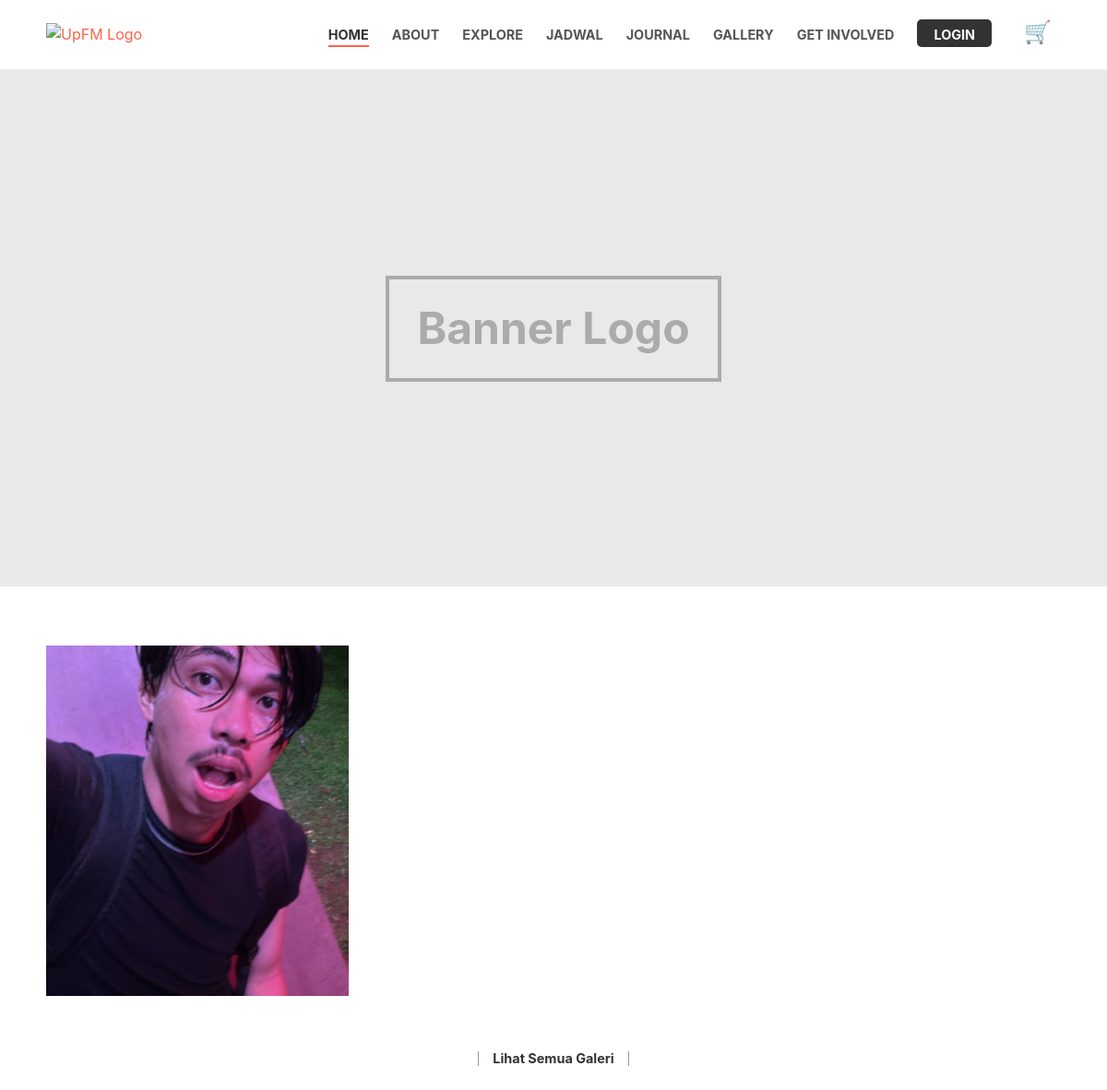
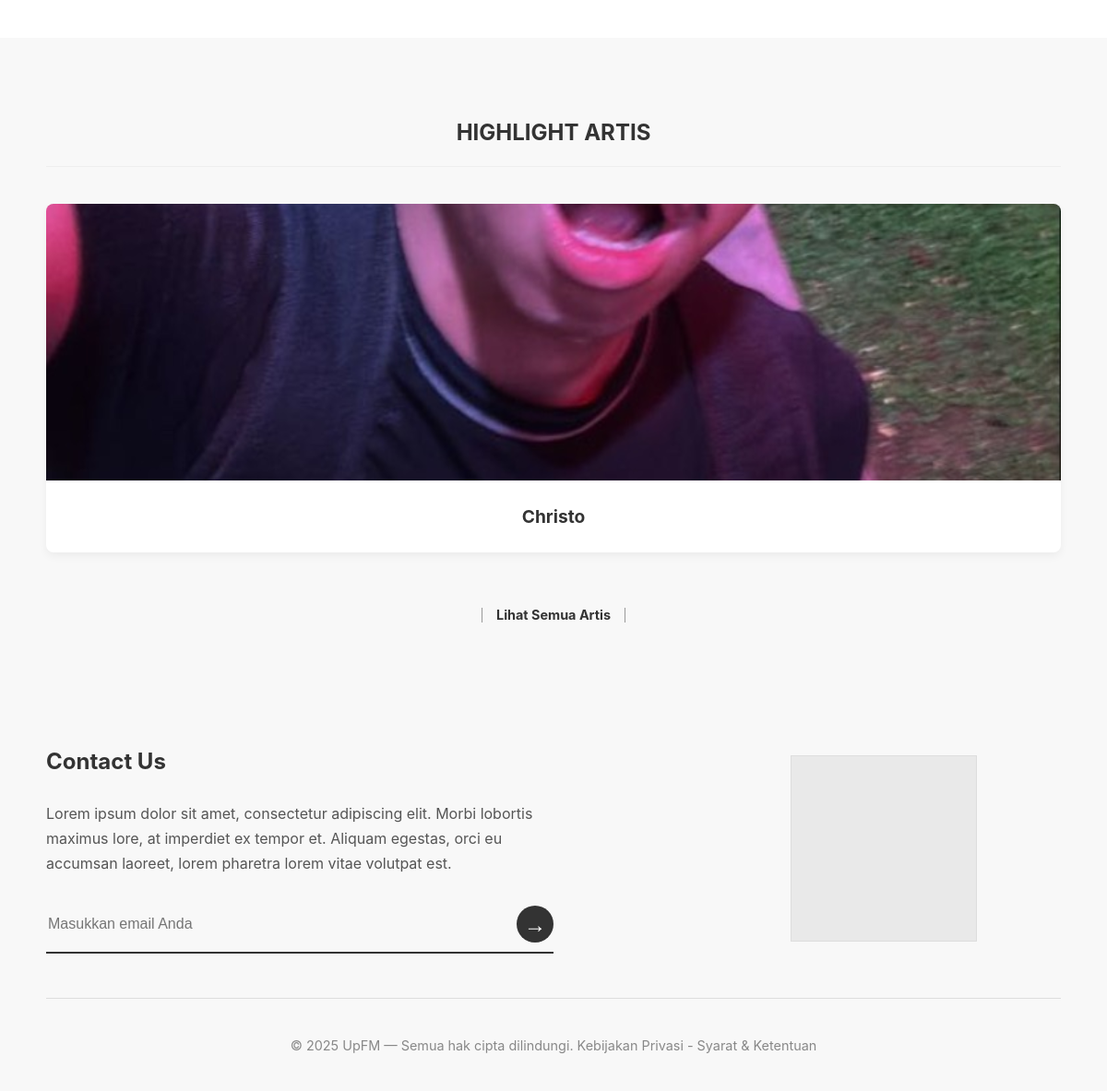
The page / on the database its author committed (2 pictures, top to bottom).
### tables this page shows
CREATE TABLE `gallery` (
  `id` int(11) NOT NULL,
  `title` varchar(255) NOT NULL,
  `media_type` enum('photo','video','aftermovie') NOT NULL,
  `media_url` varchar(255) NOT NULL COMMENT 'Bisa URL file atau link YouTube',
  `thumbnail_url` varchar(255) DEFAULT NULL,
  `year` year(4) NOT NULL,
  `uploaded_by_user_id` int(11) DEFAULT NULL COMMENT 'ID User (admin) yang mengunggah'
);

CREATE TABLE `artists` (
  `id` int(11) NOT NULL,
  `name` varchar(255) NOT NULL,
  `genre` varchar(100) DEFAULT NULL,
  `image_url` varchar(255) DEFAULT 'default_artist.jpg',
  `description` text DEFAULT NULL,
  `is_headliner` tinyint(1) NOT NULL DEFAULT 0
);

### index.php (the view, shortened to what this page needs)
<?php
require_once 'includes/db.php';
require_once 'includes/header.php';
$headliners = $conn->query(
    "SELECT * FROM artists
     WHERE is_headliner = 1
     ORDER BY name ASC
     LIMIT 3"
)->fetch_all(MYSQLI_ASSOC);
$gallery_preview = $conn->query(
    "SELECT * FROM gallery
     WHERE media_type = 'photo'
     ORDER BY id DESC
     LIMIT 3"
)->fetch_all(MYSQLI_ASSOC);
?>
<section class="hero">
    <div class="hero-content">
        <h2>Banner Logo</h2>
        </div>
</section>
<section class="gallery-preview">
    <div class="container">
        <div class="photo-grid">
            <?php if (!empty($gallery_preview)): ?>
                <?php foreach ($gallery_preview as $photo): ?>
                    <a href="/upfm_web/assets/images/gallery/<?php echo htmlspecialchars($photo['media_url']); ?>"
                       data-lightbox="homepage-gallery"
                       data-title="<?php echo htmlspecialchars($photo['title']); ?>">
                        <div class="photo-card" style="background-image: url('/upfm_web/assets/images/gallery/<?php echo htmlspecialchars($photo['media_url']); ?>');"></div>
                    </a>
                <?php endforeach; ?>
            <?php else: ?>
                <div class="photo-card-placeholder"></div>
                <div class="photo-card-placeholder middle"></div>
                <div class="photo-card-placeholder"></div>
            <?php endif; ?>
        </div>
        <div class="section-link">
            <a href="/upfm_web/gallery.php">Lihat Semua Galeri</a>
        </div>
    </div>
</section>
<section class="artist-highlight" id="lineup">
    <div class="container">
        <h2 class="section-title-explore">HIGHLIGHT ARTIS</h2>
        <div class="artist-grid">
             <?php if (!empty($headliners)): ?>
                <?php foreach ($headliners as $artist): ?>
                    <a href="#" class="artist-card-link"> <div class="artist-card">
                            <div class="artist-image" style="background-image: url('/upfm_web/assets/images/artists/<?php echo htmlspecialchars($artist['image_url']); ?>');"></div>
                            <div class="card-info">
                                <h3><?php echo htmlspecialchars($artist['name']); ?></h3>
                            </div>
                        </div>
                    </a>
                <?php endforeach; ?>
            <?php endif; ?>
        </div>
        <div class="section-link">
            <a href="#">Lihat Semua Artis</a>
        </div>
    </div>
</section>
<?php
require_once 'includes/footer.php';
?>

### assets/css/style.css (style rules this page uses)
:root { --primary-color: #ff6347; --dark-color: #333; --light-gray: #f8f8f8; --placeholder-gray: #e9e9e9; --text-color: #555; }
body { font-family: -apple-system, BlinkMacSystemFont, "Segoe UI", Roboto, Helvetica, Arial, sans-serif; margin: 0; background: #fff; color: var(--dark-color); line-height: 1.6; }
.container { max-width: 1100px; margin: 0 auto; padding: 0 20px; }
h1, h2, h3 { font-weight: bold; }
a { color: var(--primary-color); text-decoration: none; }
.hero { height: 70vh; background-color: var(--placeholder-gray); display: flex; justify-content: center; align-items: center; text-align: center; }
.hero h2 { font-size: 3rem; color: #ababab; border: 4px solid #ababab; padding: 15px 30px; }
.gallery-preview { padding: 4rem 0; }
.photo-grid { display: grid; grid-template-columns: 1fr 1.2fr 1fr; gap: 25px; align-items: center; }
.artist-highlight { padding: 4rem 0; background-color: var(--light-gray); }
.artist-card-link { text-decoration: none; }
.artist-card { background-color: #fff; border-radius: 8px; overflow: hidden; box-shadow: 0 4px 10px rgba(0,0,0,0.05); transition: transform 0.3s ease, box-shadow 0.3s ease; }
.artist-image { height: 300px; background-color: var(--placeholder-gray); background-size: cover; background-position: center; }
.artist-grid { display: grid; grid-template-columns: repeat(auto-fit, minmax(300px, 1fr)); gap: 25px; }
.artist-card .card-info { text-align: center; padding: 1.5rem 1rem; }
.artist-card h3 { font-size: 1.2rem; color: var(--dark-color); margin: 0; }
.photo-card { height: 380px; background-color: var(--placeholder-gray); background-size: cover; background-position: center; transition: transform 0.3s ease; }
.section-title-explore { text-align: center; font-size: 1.5rem; margin-bottom: 2.5rem; padding-bottom: 1rem; border-bottom: 1px solid #eee; color: var(--dark-color); }
.section-link { display: flex; justify-content: center; align-items: center; margin-top: 3.5rem; gap: 15px; }
.section-link::before, .section-link::after { content: ''; display: block; width: 1px; height: 16px; background-color: #999; }
.section-link a { text-decoration: none; color: var(--dark-color); font-weight: bold; font-size: 0.9rem; }

### rows shown on the page
gallery: media_url (picture)
artists: image_url (picture), name "Christo"
